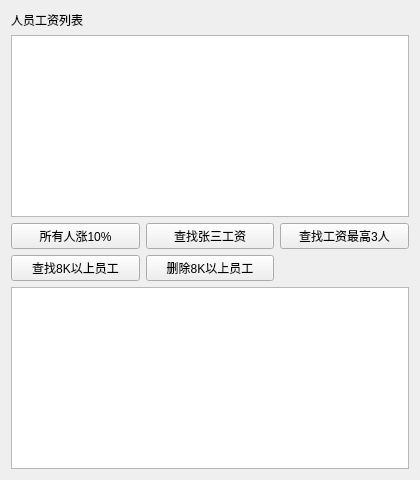
<?xml version="1.0" encoding="UTF-8"?>
<ui version="4.0">
 <class>Widget</class>
 <widget class="QWidget" name="Widget">
  <property name="geometry">
   <rect>
    <x>0</x>
    <y>0</y>
    <width>420</width>
    <height>480</height>
   </rect>
  </property>
  <property name="windowTitle">
   <string>Widget</string>
  </property>
  <layout class="QVBoxLayout" name="verticalLayout">
   <item>
    <widget class="QLabel" name="label">
     <property name="text">
      <string>人员工资列表</string>
     </property>
    </widget>
   </item>
   <item>
    <widget class="QListWidget" name="listWidget"/>
   </item>
   <item>
    <layout class="QGridLayout" name="gridLayout">
     <item row="0" column="0">
      <widget class="QPushButton" name="pushButtonIncrease">
       <property name="text">
        <string>所有人涨10%</string>
       </property>
      </widget>
     </item>
     <item row="0" column="1">
      <widget class="QPushButton" name="pushButtonFindZhang3">
       <property name="text">
        <string>查找张三工资</string>
       </property>
      </widget>
     </item>
     <item row="0" column="2">
      <widget class="QPushButton" name="pushButtonFindTop3">
       <property name="text">
        <string>查找工资最高3人</string>
       </property>
      </widget>
     </item>
     <item row="1" column="0">
      <widget class="QPushButton" name="pushButtonFind8K">
       <property name="text">
        <string>查找8K以上员工</string>
       </property>
      </widget>
     </item>
     <item row="1" column="1">
      <widget class="QPushButton" name="pushButtonDel8K">
       <property name="text">
        <string>删除8K以上员工</string>
       </property>
      </widget>
     </item>
    </layout>
   </item>
   <item>
    <widget class="QTextBrowser" name="textBrowser"/>
   </item>
  </layout>
 </widget>
 <layoutdefault spacing="6" margin="11"/>
 <resources/>
 <connections/>
</ui>
